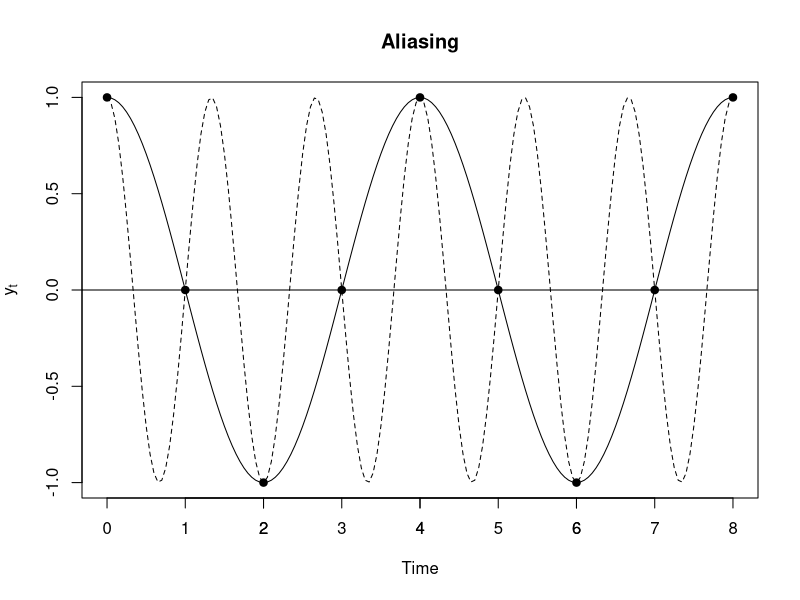

Reproduce this figure in R.
t<-seq(0,8,by=0.05)
pdf("alias.pdf")
plot(t, cos(2*pi*t/4), axes=F, type="l", ylab=expression(y[t]), xlab="Time", main="Aliasing")
axis(1, at=c(1,2,3,4,5,6,7))
axis(1)
axis(2)
box()
lines(t,cos(2*pi*t*3/4),lty="dashed", type="l")
abline(h=0)
points(x<-c(0:8), y=cos(2*pi*c(0:8)/4),pch=19)
dev.off()
